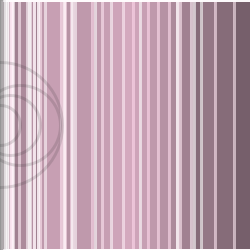
Frame 1 (no input)
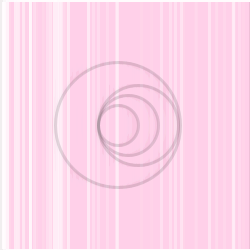
Frame 60 (the mouse pressed at the canvas centre just before this capture)
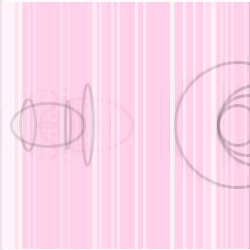
Frame 120 (the mouse held since frame 60 and released just before this capture)

The Processing sketch that drew these frames (run headless with seeded random() and noise(); from frame 60 on, the mouse is pressed at the canvas centre):

// Processing sketch: processing_19967
// ── processing_19967.pde

float x = 0;
float x1 = 0;
float x2 = random(40);
float y2 = random(150);

void setup() {
  size(250,250);
  smooth();
  background(0);
}

void draw() {
  fill(255,206,233,30);
  rect(0,0,width,height);


  for (int x=5; x<250; x=x+10) {
    strokeWeight(3.0);
    stroke(255,150);
    rect(random(x),0,random(250),250);
  }

  noFill();
  //eyeball form
  stroke(random(200),y2);
  ellipse(x1,125,125,125);
  ellipse(x1+20,125,80,80);
  ellipse(x1+10,125,60,60);
  ellipse(x1,125,40,40);

  //scrambling circles
  ellipse(x1-150,125,random(95),random(95));
  ellipse(x1-170,125,random(85),random(85));
  ellipse(x1-190,125,random(75),random(75));
  ellipse(x1-210,125,random(65),random(65));



  frameRate(25);
  x1+=2.0;
  if (x1 > 500) {
    x1=-100;
  }
}
